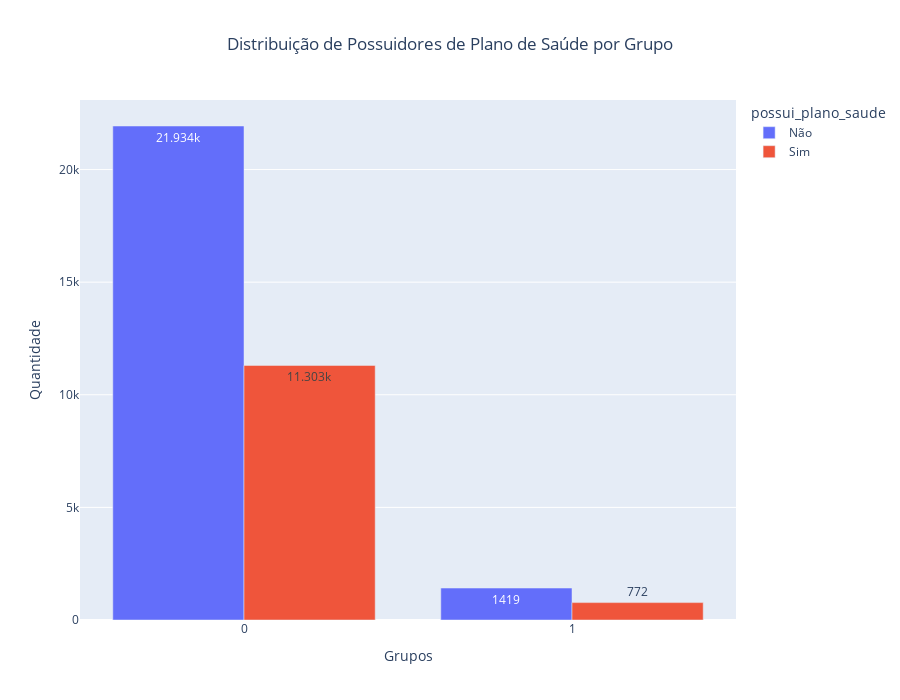

The notebook cell saved with this chart:
### Code cell
fPlotaGraficos(df_plano_saude, 'Distribuição de Possuidores de Plano de Saúde por Grupo')

### Figure 1 — Plotly figure (JSON) as saved in the notebook; plotly's stock layout.template omitted (floating-point values rounded to 4 significant figures)
{"data": [{"alignmentgroup": "True", "hovertemplate": "possui_plano_saude=Não<br>Grupos=%{x}<br>Quantidade=%{y}<extra></extra>", "legendgroup": "Não", "marker": {"color": "#636efa", "pattern": {"shape": ""}}, "name": "Não", "offsetgroup": "Não", "orientation": "v", "showlegend": true, "textposition": "auto", "texttemplate": "%{y}", "type": "bar", "x": [0, 1], "xaxis": "x", "y": [21934, 1419], "yaxis": "y"}, {"alignmentgroup": "True", "hovertemplate": "possui_plano_saude=Sim<br>Grupos=%{x}<br>Quantidade=%{y}<extra></extra>", "legendgroup": "Sim", "marker": {"color": "#EF553B", "pattern": {"shape": ""}}, "name": "Sim", "offsetgroup": "Sim", "orientation": "v", "showlegend": true, "textposition": "auto", "texttemplate": "%{y}", "type": "bar", "x": [0, 1], "xaxis": "x", "y": [11303, 772], "yaxis": "y"}], "layout": {"autosize": false, "barmode": "group", "height": 700, "legend": {"title": {"text": "possui_plano_saude"}, "tracegroupgap": 0}, "title": {"text": "Distribuição de Possuidores de Plano de Saúde por Grupo", "x": 0.5}, "xaxis": {"anchor": "y", "domain": [0, 1], "dtick": 1, "tickmode": "linear", "title": {"text": "Grupos"}}, "yaxis": {"anchor": "x", "domain": [0, 1], "title": {"text": "Quantidade"}}}}
